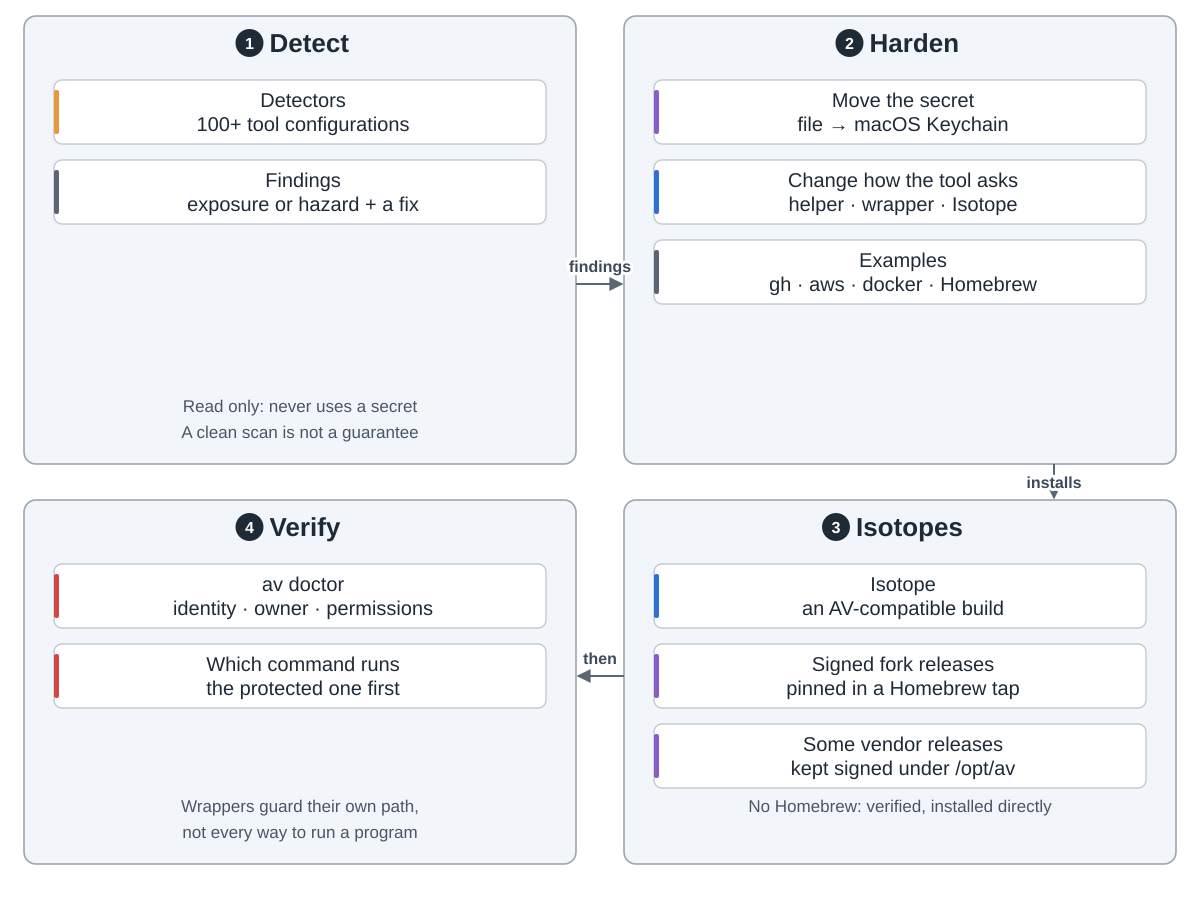

This figure's Python source:
"""Set up: detect exposed credentials, harden the tool, install Isotopes where needed, verify.
Drawn from automic-vault/automic-vault at commit d1011a5 (docs/tool-hardening.md, docs/architecture.md Exposure Detection and Tool Hardening, README.md, src/isotopes/).
Run: python3 setup.py"""
import sys
from pathlib import Path

sys.path.insert(0, str(Path(__file__).resolve().parents[2] / "tools"))
from archdiagram import Diagram, L, R, GW, T1, H1, T2, H2  # noqa: E402

d = Diagram("Set up a tool",
            "1 Detect: Detectors check over 100 developer-tool configurations and report each Finding, an "
            "Exposure or a Hazard, with a fix; they never use a secret, and a clean scan is not a guarantee. "
            "2 Harden: a Hardener moves the credential from a file or helper into the macOS Data Protection "
            "Keychain and changes how the tool asks for it, through a credential helper, a wrapper or an Isotope; "
            "examples are gh, aws, docker and Homebrew. "
            "3 Isotopes: an Isotope is an Automic Vault-compatible build of a tool; signed fork releases are pinned "
            "in the Isotopes Homebrew tap, some vendor releases are kept signed in a protected folder under /opt/av, "
            "and without Homebrew executable-only Isotopes are verified and installed directly. "
            "4 Verify: av doctor checks identity, ownership, permissions and which command runs first; wrappers "
            "guard only the command path they sit on, not every way to run a program.")

d.group(L, 16, GW, H1 + 68, "Detect", 1)
d.column(L, 16, [("Detectors|100+ tool configurations", "critic"),
                 ("Findings|exposure or hazard + a fix", "data")])
d.notes(L, 16, H1 + 68, "Read only: never uses a secret", "A clean scan is not a guarantee")

d.group(R, 16, GW, H1 + 68, "Harden", 2)
d.column(R, 16, [("Move the secret|file → macOS Keychain", "write"),
                 ("Change how the tool asks|helper · wrapper · Isotope", "coding"),
                 ("Examples|gh · aws · docker · Homebrew", "data")])

d.group(R, T2, GW, H2, "Isotopes", 3)
d.column(R, T2, [("Isotope|an AV-compatible build", "coding"),
                 ("Signed fork releases|pinned in a Homebrew tap", "write"),
                 ("Some vendor releases|kept signed under /opt/av", "write")])
d.notes(R, T2, H2, "No Homebrew: verified, installed directly", "")

d.group(L, T2, GW, H2, "Verify", 4)
d.column(L, T2, [("av doctor|identity · owner · permissions", "review"),
                 ("Which command runs|the protected one first", "review")])
d.notes(L, T2, H2, "Wrappers guard their own path,", "not every way to run a program")

d.arrow(f"M{L + GW} {T1 + 200}H{R - 2}", label="findings", at=(600, T1 + 188))
d.arrow(f"M{R + 430} {16 + H1 + 68}V{T2 - 2}", label="installs", at=(R + 430, T1 + H1 + 24))
d.arrow(f"M{R} {T2 + 176}H{L + GW + 2}", label="then", at=(600, T2 + 164))

d.save(Path(__file__).with_name("setup.svg"))
